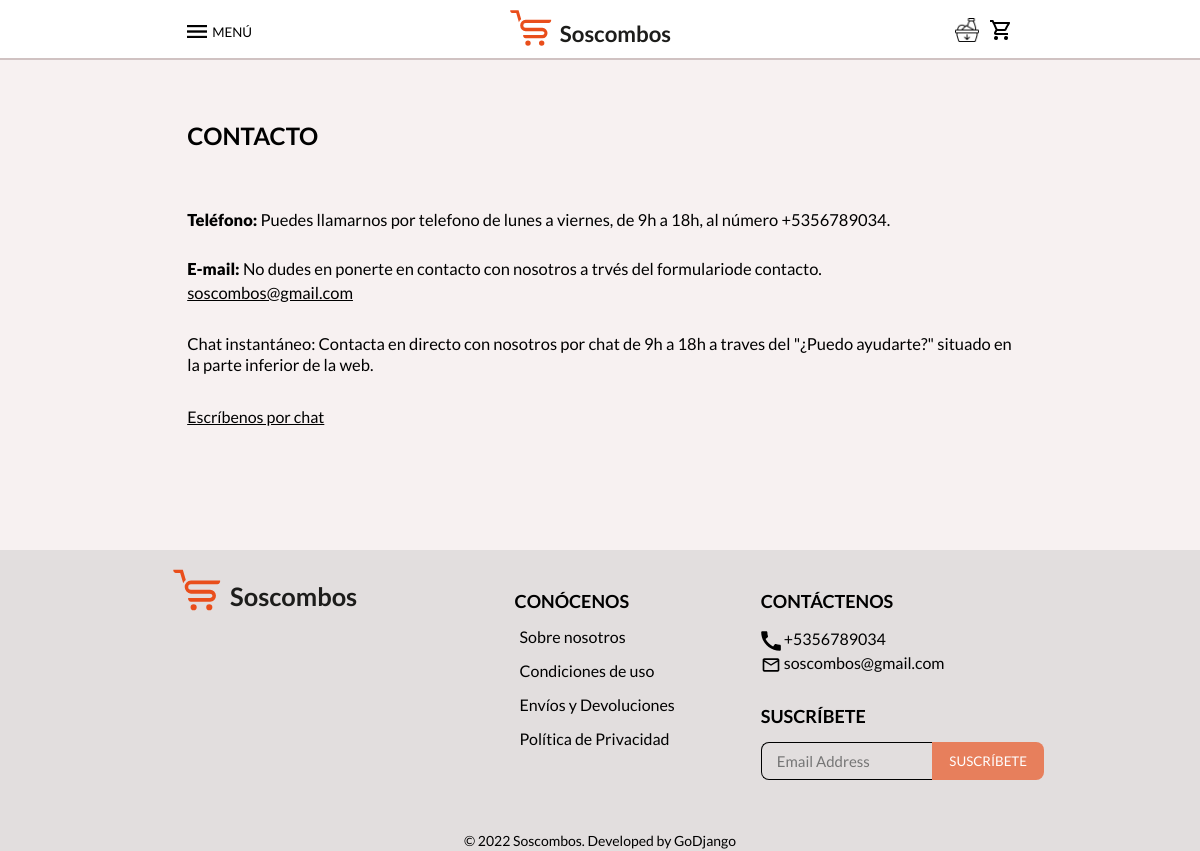
/contacto, run on an earlier commit of the app's database.
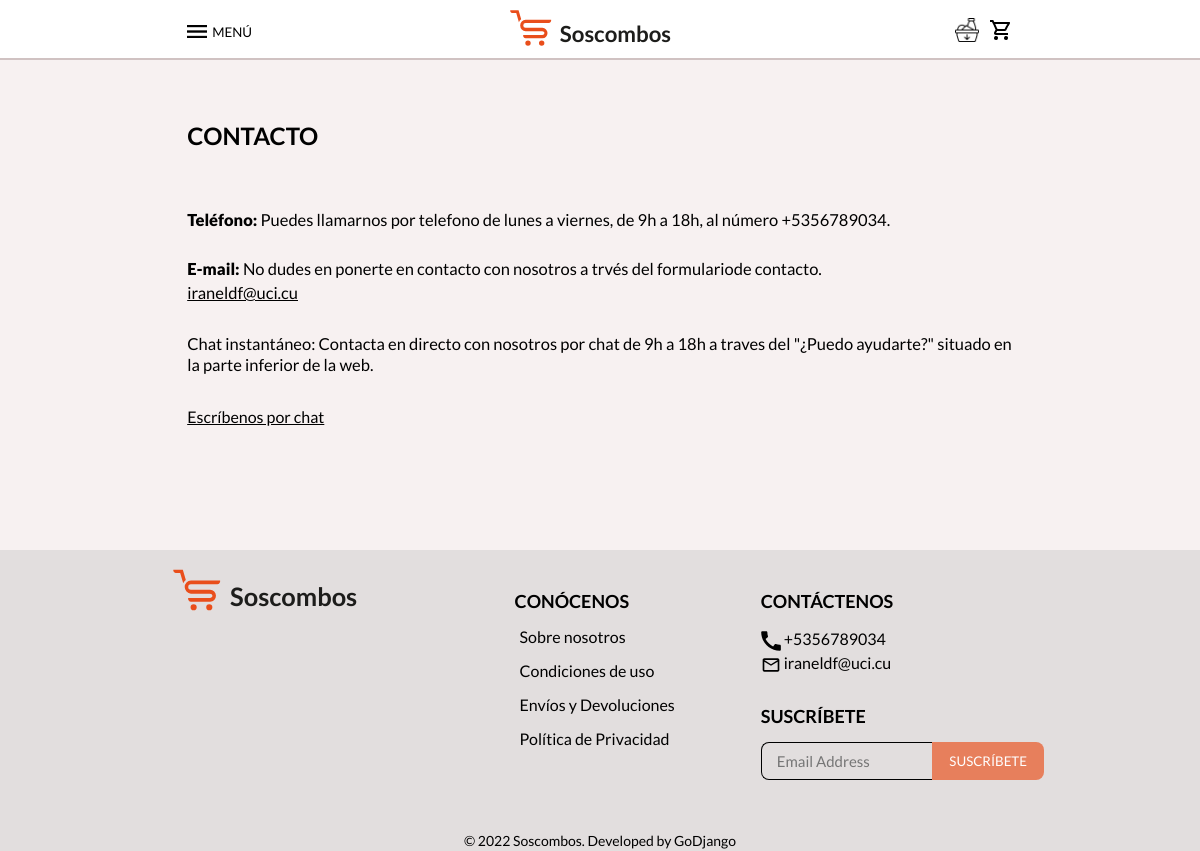
And on a later commit of the database.
### app/models.py (models this page shows)
class contactenos(SingletonModel):
    telef = models.CharField(max_length=100, verbose_name='Teléfono', default='')
    email = models.EmailField(max_length=100, verbose_name='Correo', default='soscombos@gmail.com')
    email_en = models.URLField(max_length=1000, verbose_name='Enlace de correo')
    class Meta:
        verbose_name = '05- Contáctenos'

### app/views.py (the view)
# urls.py: path('contacto', Contacto.as_view(), name='contacto'),
class Contacto(generic.TemplateView):
    template_name = 'pages/contacto.html'
    def get_context_data(self, *, object_list=None, **kwargs):
        context = super(Contacto, self).get_context_data()
        context['conocenos'] = models.conocenos.objects.first()
        context['contactenos'] = models.contactenos.objects.first()
        context['general'] = models.general.objects.first()
        return context

### app/templates/pages/contacto.html
{% extends 'pages/includes/base.html' %}
{% load static %}
{% block css %}
    <link href="{% static 'css/paginasSecundarias.css' %}" rel="stylesheet" type="text/css">
    <link href="{% static 'css/modalTusOrdenes.css' %}" rel="stylesheet" type="text/css">
{% endblock %}
{% block content %}
    <section class="contacto__contenedor pagina-secundaria__contenedor">
        <h2>CONTACTO</h2>
        <div>
            <div class="cuadro__pagina-secundaria">
                <p><span class="resartar">Teléfono:</span> Puedes llamarnos por telefono de lunes a viernes, de 9h a
                    18h, al
                    número {{ contactenos.telef }}.</p>
            </div>
            <div class="cuadro__pagina-secundaria">
                <p><span class="resartar">E-mail:</span> No dudes en ponerte en contacto con nosotros a trvés del
                    formulariode contacto.<br></p>
                <a href="{{ contactenos.email_en }}"><span class="subrayar">{{ contactenos.email }}</span></a>
            </div>
            <div class="cuadro__pagina-secundaria">
                <p>Chat instantáneo: Contacta en directo con nosotros por chat de 9h a 18h a traves del "¿Puedo
                    ayudarte?"
                    situado en la parte inferior de la web.</p>
            </div>
        </div>
        <div class="contactar-chat">
            <a href="#"><span class="subrayar">Escríbenos por chat</span></a>
        </div>
    </section>
{% endblock %}

### app/templates/pages/includes/base.html (shortened to what the changed rows need)
{% load static %}
<!DOCTYPE html>
<html>
<head>
    {% block css %}
    {% endblock %}
    <link href="{% static 'plugins/font-awesome-4.7.0/css/font-awesome.min.css' %}" rel="stylesheet"
          type="text/css">
    <link href="{% static 'css/anim.css' %}" rel="stylesheet" type="text/css">
    <link href="{% static 'css/estilosGenerales.css' %}" rel="stylesheet" type="text/css">
    <link href="{% static 'css/index.css' %}" rel="stylesheet" type="text/css">
    <link href="{% static 'css/cssMenu.css' %}" rel="stylesheet" type="text/css">
    <link href="{% static 'css/piePagina.css' %}" rel="stylesheet" type="text/css">
    <link href="{% static 'css/modal.css' %}" rel="stylesheet" type="text/css">
</head>
<body>
{% block content %}
{% endblock %}
<footer class="pie-pagina__contenedor">
    <div class="pie-pagina__conocenos">
        <h2>CONÓCENOS</h2>
    </div>
    <div class="contacteno-suscribete-vista-pc">
        <div class="pie-pagina__contactenos">
            <h2>CONTÁCTENOS</h2>
            <ul>
                <li id="telefono-contenedor">
                    <img class="pie-pagina__icono" src="{% static 'img/Iconos/telefono.svg' %}">
                    <p id="texto_a_copiar">{{ contactenos.telef }}</p>
                </li>
                <li id="mail-contenedor">
                    <img class="pie-pagina__icono" src="{% static 'img/Iconos/email_black_24dp.svg' %}">
                    <p>{{ contactenos.email }}</p>
                </li>
            </ul>
        </div>
        <div class="pie-pagina__suscribete">
            <h2>SUSCRÍBETE</h2>
        </div>
    </div>
</footer>

What changed in the data, as far as the page shows it:
changed contactenos: email "soscombos@gmail.com" → "iraneldf@uci.cu"
